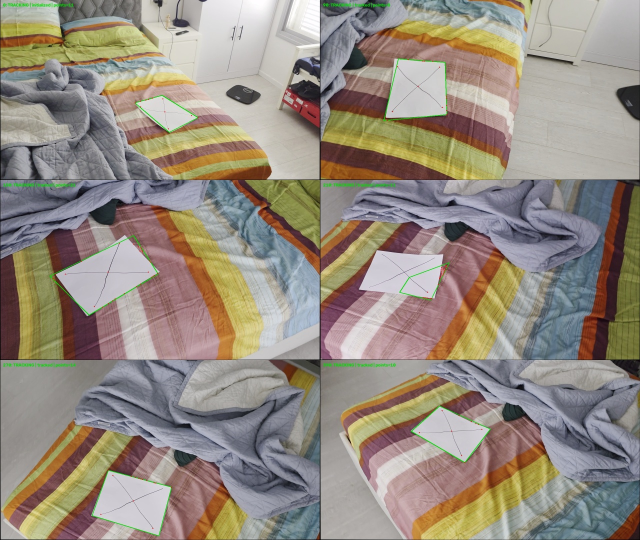
#> input picture tmp/tracking_contact.jpg, 1280 x 1080 px (shown at 1/2 size)
$ python -i slow_detector_before_pose.py   (imports and definitions only)
#> lines starting #> are read from the running program, lines starting #| are printed output that depends on the picture; after the words box and inside, x2 and y2 are one past the last pixel; in counts of white or black regions, pixels touching at a corner belong together
#> further down, picture is the input picture: shape (1080, 1280, 3); mean B, G, R 128, 139.6, 149.5
### geometry/homography.py
import cv2
import numpy as np


def order_corners(corners: np.ndarray) -> np.ndarray:
    """Return four convex vertices clockwise in image coordinates.

    Start at the smallest x+y (tie: y, then x). Unlike assigning corners with
    four separate min/max operations, this keeps four distinct points even for
    a diamond. This is an image ordering, not a physical A4 orientation label.
    """
    points = np.asarray(corners, dtype=np.float32)
    if points.size != 8 or not np.isfinite(points).all():
        raise ValueError("Expected four finite 2D corners.")
    points = points.reshape(4, 2)
    if len(np.unique(points, axis=0)) != 4:
        raise ValueError("Corners must be distinct.")
    center = points.mean(axis=0)
    angles = np.arctan2(points[:, 1] - center[1], points[:, 0] - center[0])
    points = points[np.argsort(angles)]
    if not cv2.isContourConvex(points) or abs(cv2.contourArea(points)) < 1e-3:
        raise ValueError("Corners must form a non-degenerate convex quadrilateral.")
    start = np.lexsort((points[:, 0], points[:, 1], points.sum(axis=1)))[0]
    return np.roll(points, -int(start), axis=0).copy()


# [29 lines left out: functions estimate_homography, transform_corners, not called in this run]


def rectify_pad(frame, corners, output_size=(420, 594)):
    """Warp a quadrilateral to a canonical portrait view (width, height).

    This warp assumes a candidate is the pad; it does not prove its A4 ratio.
    A symmetric X alone cannot determine a unique physical corner orientation.
    """
    if frame is None or frame.size == 0:
        raise ValueError("Cannot rectify an empty image.")
    if (len(output_size) != 2 or
            any(not isinstance(n, (int, np.integer)) or n < 2 for n in output_size)):
        raise ValueError("output_size must contain integer width and height >= 2.")
    width, height = output_size
    source = order_corners(corners)
    target = np.array([[0, 0], [width-1, 0], [width-1, height-1], [0, height-1]],
                      dtype=np.float32)
    matrix = cv2.getPerspectiveTransform(source, target)
    return cv2.warpPerspective(frame, matrix, (width, height))

### detection/x_detector.py
import cv2
import numpy as np

_MAX_LINE_FIT_POINTS = 256


def detect_x(rectified_image, *, diagnostics=None):
    """Return (valid, quality_score) for a large dark X on a light sheet.

    Normalize to a square and find two diagonal directions with Hough lines.
    Test arms relative to their measured intersection, allowing thin hand-drawn
    strokes and a moderately off-center crossing. The score is not a probability.
    If Otsu loses a lower-contrast stroke, try local Gaussian thresholding with
    the same geometry checks. Dark-sheet rejection still applies. An optional
    diagnostics dict receives measurements and both threshold attempts.
    """
    if diagnostics is not None:
        diagnostics.clear()

    def reject(reason):
        if diagnostics is not None:
            diagnostics['rejection_reason'] = reason
        return False, 0.0

    if (not isinstance(rectified_image, np.ndarray) or rectified_image.size == 0 or
            rectified_image.dtype != np.uint8 or rectified_image.ndim not in (2, 3)):
        return reject('invalid_image')
    if rectified_image.ndim == 3:
        if rectified_image.shape[2] not in (3, 4):
            return reject('unsupported_channels')
        code = cv2.COLOR_BGR2GRAY if rectified_image.shape[2] == 3 else cv2.COLOR_BGRA2GRAY
        gray = cv2.cvtColor(rectified_image, code)
    else:
        gray = rectified_image
    if min(gray.shape) < 24:
        return reject('image_too_small')

    # The marker tests below use this normalized crop, not source-frame pixels.
    # These tolerances therefore keep the same meaning as the pad changes size.
    size = 200
    gray = cv2.resize(gray, (size, size), interpolation=cv2.INTER_AREA)
    gray = cv2.GaussianBlur(gray, (3, 3), 0)
    # A thin pen stroke may occupy less than 1% of a resized crop. Estimate
    # contrast from a smaller tail; the independent line/arm checks below
    # still have to explain the foreground as a complete X.
    low, high = np.percentile(gray, [.25, 95])
    if high - low < 35:
        return reject('insufficient_contrast')
    threshold, _ = cv2.threshold(gray, 0, 255, cv2.THRESH_BINARY_INV | cv2.THRESH_OTSU)
    dark = (gray <= min(threshold, high - 25)).astype(np.uint8) * 255

    # Otsu can keep the dark stroke but erase a lighter stroke. Try local
    # Gaussian thresholding only after the same geometry checks reject Otsu.
    metrics = {}
    valid, score = _verify_mask(dark, metrics)
    method = 'otsu'
    attempts = [dict(method=method, valid=valid, quality=score, **metrics)]
    # Preserve rejection of dark sheets/inverse markers: adaptive thresholding
    # can otherwise turn the dark margins of a white X into a false dark X.
    if not valid and metrics.get('black_fraction', 0.) <= .43:
        local = cv2.adaptiveThreshold(gray, 255, cv2.ADAPTIVE_THRESH_GAUSSIAN_C,
                                      cv2.THRESH_BINARY_INV, 31, 10)
        local_metrics = {}
        local_valid, local_score = _verify_mask(local, local_metrics)
        attempts.append(dict(method='adaptive_gaussian', valid=local_valid,
                             quality=local_score, **local_metrics))
        if local_valid or local_score > score:
            valid, score, metrics = local_valid, local_score, local_metrics
            method = 'adaptive_gaussian'
    if diagnostics is not None:
        diagnostics.update(metrics, threshold_method=method, attempts=attempts)
    return valid, score


def _verify_mask(dark, diagnostics):
    """Apply identical X geometry/arm tests to either binary foreground mask."""
    size = dark.shape[0]

    def reject(reason):
        diagnostics['rejection_reason'] = reason
        return False, 0.0

    # Ignore the paper boundary; only the interior should contain the marker.
    border = 16
    region = np.zeros_like(dark, dtype=bool)
    region[border:-border, border:-border] = True
    dark[~region] = 0
    foreground = dark > 0
    black_fraction = float(foreground[region].mean())
    if diagnostics is not None:
        diagnostics['black_fraction'] = black_fraction
    if not 0.012 <= black_fraction <= 0.43:
        return reject('foreground_fraction_out_of_range')

    edges = cv2.Canny(dark, 50, 150)
    lines = cv2.HoughLinesP(edges, 1, np.pi/180, threshold=20,
                            minLineLength=50, maxLineGap=18)
    diagonal_lines = [[], []]
    if lines is not None:
        for x1, y1, x2, y2 in lines.reshape(-1, 4):
            dx, dy = float(x2-x1), float(y2-y1)
            if abs(dx) < 1 or not 0.60 <= abs(dy/dx) <= 1.67:
                continue
            length = float(np.hypot(dx, dy))
            sign = 0 if dx*dy > 0 else 1
            origin = np.array([x1, y1], dtype=np.float64)
            direction = np.array([dx, dy], dtype=np.float64) / length
            diagonal_lines[sign].append((length, origin, direction))
    for group in diagonal_lines:
        group.sort(key=lambda line: line[0], reverse=True)
        del group[6:]  # Bound the pair search for cluttered candidates.
    if diagnostics is not None:
        diagnostics['diagonal_line_counts'] = [len(group) for group in diagonal_lines]
    if not all(diagonal_lines):
        return reject('missing_diagonal_direction')

    distance_to_dark = cv2.distanceTransform(255-dark, cv2.DIST_L2, 3)
    ys, xs = np.nonzero(foreground)
    dark_points = np.column_stack((xs, ys))
    # Hough often sees one straight section/edge of a hand-drawn stroke. Fit
    # its centerline from nearby ink so that a slightly curved arm is not
    # judged against the extension of just its opposite arm's edge.
    for group in diagonal_lines:
        for index, (length, origin, direction) in enumerate(group):
            relative = dark_points-origin
            near = np.abs(relative[:,0]*direction[1]-relative[:,1]*direction[0]) <= 18
            support = dark_points[near].astype(np.float32)
            if len(support) < 8:
                continue
            # Uniformly cover the full stroke while bounding robust-fit cost.
            # All foreground pixels still participate in the acceptance tests.
            if len(support) > _MAX_LINE_FIT_POINTS:
                indices = np.linspace(0, len(support)-1, _MAX_LINE_FIT_POINTS).astype(int)
                support = support[indices]
            vx, vy, x0, y0 = cv2.fitLine(support, cv2.DIST_HUBER, 0, .01, .01).ravel()
            fitted_direction = np.array([vx, vy], dtype=np.float64)
            if np.any(np.abs(fitted_direction) < 1e-6) or abs(np.dot(fitted_direction, direction)) < .9:
                continue
            if np.dot(fitted_direction, direction) < 0:
                fitted_direction *= -1
            group[index] = (length, np.array([x0,y0], dtype=np.float64), fitted_direction)
    return _score_line_pairs(diagonal_lines, dark_points, distance_to_dark, border, diagnostics)


def _score_line_pairs(groups, dark_points, distance_to_dark, border, diagnostics):
    """Evaluate the same bounded line pairs in arrays, retaining every gate.

    Pair order matches the original nested loop, including first-wins ties.
    Ink-to-line distances are computed once per line instead of once per pair.
    """
    size = distance_to_dark.shape[0]
    lengths, origins, directions, ink_distances = [], [], [], []
    for group in groups:
        lengths.append(np.array([line[0] for line in group]))
        origins.append(np.stack([line[1] for line in group]))
        directions.append(np.stack([line[2] for line in group]))
        relative = dark_points[None, :, :]-origins[-1][:, None, :]
        ink_distances.append(np.abs(relative[:, :, 0]*directions[-1][:, None, 1]
                                    - relative[:, :, 1]*directions[-1][:, None, 0]))
    a = np.repeat(np.arange(len(groups[0])), len(groups[1]))
    b = np.tile(np.arange(len(groups[1])), len(groups[0]))
    matrices = np.stack((directions[0][a], -directions[1][b]), axis=2)
    keep = np.abs(np.linalg.det(matrices)) >= .2
    a, b, matrices = a[keep], b[keep], matrices[keep]
    parameters = np.linalg.solve(matrices, (origins[1][b]-origins[0][a])[..., None])[..., 0]
    crossings = origins[0][a]+parameters[:, :1]*directions[0][a]
    keep = ((crossings >= .30*size) & (crossings <= .70*size)).all(axis=1)
    a, b, crossings = a[keep], b[keep], crossings[keep]
    if not len(a):
        diagnostics['rejection_reason'] = 'intersection_outside_center'
        return False, 0.0
    explained = (np.minimum(ink_distances[0][a], ink_distances[1][b]) <= 14).mean(axis=1)

    # Four rays per pair, each with the original 30 samples along the arm.
    rays = np.stack((directions[0][a], -directions[0][a],
                     directions[1][b], -directions[1][b]), axis=1)
    edges = np.where(rays > 0, size-1-border, border)
    reach = ((edges-crossings[:, None, :])/rays).min(axis=2)
    samples = (crossings[:, None, None, :]
               + np.linspace(.12, .82, 30)[None, None, :, None]
               * reach[:, :, None, None]*rays[:, :, None, :])
    samples = np.clip(np.round(samples).astype(int), 0, size-1)
    arms = (distance_to_dark[samples[..., 1], samples[..., 0]] <= 10).mean(axis=2)
    xy = np.round(crossings).astype(int)
    crossing_distance = distance_to_dark[xy[:, 1], xy[:, 0]]
    centrality = np.maximum(0., 1-np.linalg.norm(crossings-99.5, axis=1)/60)
    strength = np.minimum(1., np.minimum(lengths[0][a], lengths[1][b])/185)
    scores = .25*strength + .35*arms.min(axis=1) + .25*explained + .15*centrality
    valid = (arms.min(axis=1) >= .70) & (explained >= .75) & (crossing_distance <= 4)
    # Every valid candidate outranks every invalid one; scores are within [0,1].
    best = int(np.argmax(scores + 2*valid))
    reason = None
    if arms[best].min() < .70:
        reason = 'missing_or_short_arm'
    elif explained[best] < .75:
        reason = 'foreground_not_concentrated_on_lines'
    elif crossing_distance[best] > 4:
        reason = 'no_dark_intersection'
    diagnostics.update(intersection_normalized=(crossings[best]/(size-1)).tolist(),
                       arm_support=arms[best].tolist(), explained_foreground=float(explained[best]),
                       crossing_distance_px=float(crossing_distance[best]), rejection_reason=reason)
    return bool(valid[best]), min(1. if valid[best] else .49, float(scores[best]))

### tmp/slow_detector_before_pose.py
from dataclasses import dataclass
import cv2
import numpy as np

from detection.x_detector import detect_x
from geometry.homography import order_corners, rectify_pad


@dataclass
class DetectionOutput:
    valid: bool
    corners: np.ndarray | None
    confidence: float


class SlowDetector:
    def __init__(self, *, max_width=1280, min_area_ratio=0.0005,
                 min_area_px=180, max_candidates=100):
        if max_width < 100 or not 0 < min_area_ratio < 1 or min_area_px <= 0 or max_candidates < 1:
            raise ValueError("Invalid detector size, area or candidate limits.")
        self.max_width = int(max_width)
        self.min_area_ratio = min_area_ratio
        self.min_area_px = min_area_px
        self.max_candidates = int(max_candidates)
        self.debug_images = {}
        self.candidate_diagnostics = []
        self.last_candidate_count = 0

    def detect(self, frame, *, debug=False) -> DetectionOutput:
        """Find one visible light sheet containing a large dark X.

        Corners are float32 (4, 2), clockwise, in the supplied frame's pixels.
        If input is undistorted, output is in undistorted coordinates too.
        Detection alone cannot prove paper dimensions or physical orientation.
        debug_images is refreshed per call and is intended for a single worker.
        """
#> called with debug = False
        self.debug_images = {}
        self.candidate_diagnostics = []
        self.last_candidate_count = 0
        invalid = DetectionOutput(False, None, 0.0)
        if (not isinstance(frame, np.ndarray) or frame.size == 0 or
                frame.dtype != np.uint8 or frame.ndim not in (2, 3)):
            return invalid
        if frame.ndim == 3 and frame.shape[2] not in (3, 4):
            return invalid
        height, width = frame.shape[:2]
#> height = 1080; width = 1280
        if min(height, width) < 24:
            return invalid
        scale = min(1., self.max_width/width)
#> scale = 1
        work = cv2.resize(frame, (round(width*scale), max(1, round(height*scale)))) if scale < 1 else frame
        if work.ndim == 3:
            code = cv2.COLOR_BGR2GRAY if work.shape[2] == 3 else cv2.COLOR_BGRA2GRAY
#> code = 6
            gray = cv2.cvtColor(work, code)
        else:
            gray = work
        blurred = cv2.GaussianBlur(gray, (5, 5), 0)
        edges = cv2.Canny(blurred, 40, 120)
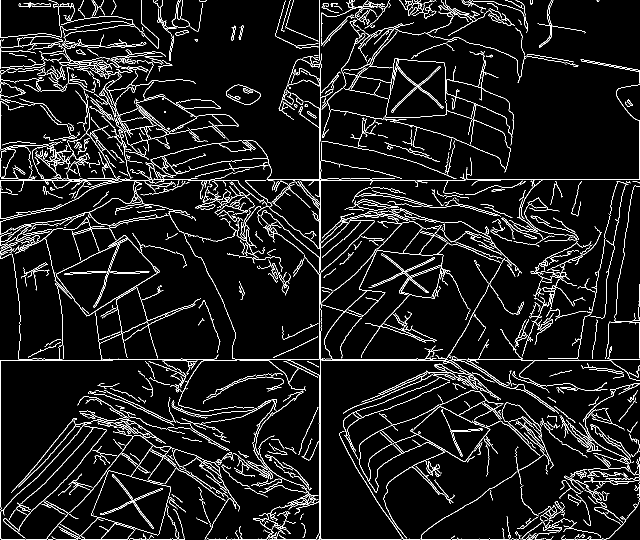
#> edges: shape (1080, 1280) (shown at 1/2 size); 6.8% white in thin lines or dots
        edges = cv2.morphologyEx(edges, cv2.MORPH_CLOSE, np.ones((3, 3), np.uint8))
#> edges: shape (1080, 1280); 9.4% white; 95 white regions (7 under 20 px), largest, box (x1, y1, x2, y2) and area: (0, 0, 1280, 1080) 116332, (704, 374, 1002, 433) 1091, (200, 949, 326, 1058) 1043
        # A complementary region mask helps when the paper has a weak edge.
        _, paper = cv2.threshold(blurred, 0, 255, cv2.THRESH_BINARY | cv2.THRESH_OTSU)
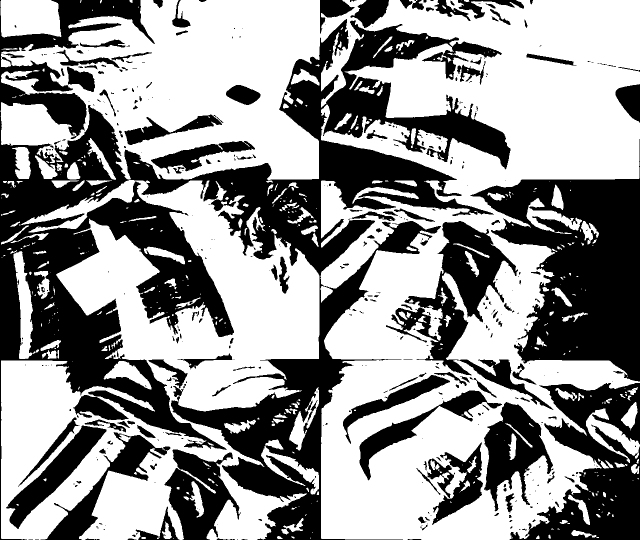
#> paper: shape (1080, 1280) (shown at 1/2 size); 58.3% white; 420 black regions (258 under 20 px), largest, box (x1, y1, x2, y2) and area: (0, 0, 1021, 1080) 309527, (941, 278, 1280, 763) 80123, (1019, 766, 1280, 1080) 40437
        if debug:
            self.debug_images.update(gray=gray, edges=edges, paper_mask=paper)

        masks = [edges, paper]
        if work.ndim == 3:
            # Near-neutral paper can merge with equally bright colored fabric
            # in grayscale. This is an additional cue, not a required color:
            # shaded/tinted paper still has the edge and intensity routes.
            hsv = cv2.cvtColor(work[:, :, :3], cv2.COLOR_BGR2HSV)
#> hsv: shape (1080, 1280, 3); mean H, S, V 68.4, 59, 155.5
            neutral = ((hsv[:, :, 1] < 10) & (hsv[:, :, 2] > 100)).astype(np.uint8) * 255
#> neutral: shape (1080, 1280); 13% white; 1498 white regions (1194 under 20 px), largest, box (x1, y1, x2, y2) and area: (390, 0, 640, 167) 29979, (378, 415, 639, 719) 12954, (1164, 0, 1280, 140) 12258
            neutral = cv2.morphologyEx(neutral, cv2.MORPH_CLOSE, np.ones((3, 3), np.uint8))
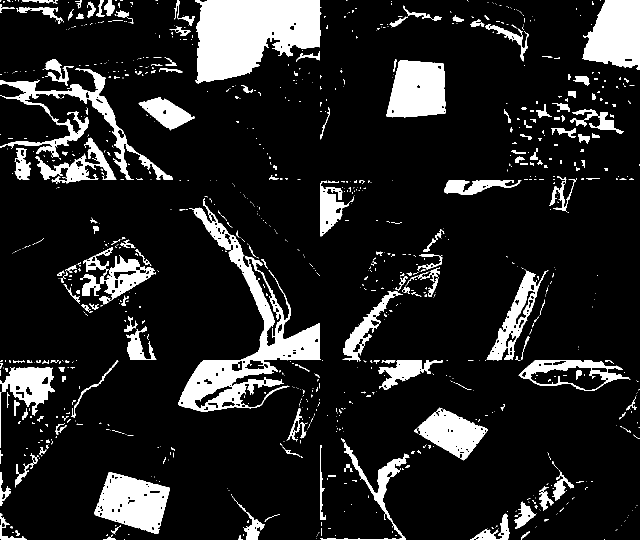
#> neutral: shape (1080, 1280) (shown at 1/2 size); 13.8% white; 1006 white regions (761 under 20 px)
            masks.append(neutral)
            if debug:
                self.debug_images['neutral_paper_mask'] = neutral

        minimum = max(self.min_area_px, gray.size*self.min_area_ratio)
#> minimum = 691.2
        contours = []
        for mask in masks:
            found, _ = cv2.findContours(mask, cv2.RETR_LIST, cv2.CHAIN_APPROX_SIMPLE)
            contours.extend(found)
#> this loop made 3 passes
#> after the loop, contours = 3105 contours, 1732 with area under 20; largest, box (x1, y1, x2, y2) and area: (0, 0, 1280, 1080) 985126, (1, 0, 1280, 1080) 615133, (2, 360, 639, 1080) 230708, (1, 718, 614, 1079) 91788, (641, 358, 1182, 721) 71715
        contours.sort(key=cv2.contourArea, reverse=True)
        candidates = []
        for contour in contours:
            area = cv2.contourArea(contour)
            if not minimum <= area <= 0.97*gray.size:
                continue
            perimeter = cv2.arcLength(contour, True)
            for epsilon in (0.02, 0.035):
                polygon = cv2.approxPolyDP(contour, epsilon*perimeter, True)
                if len(polygon) != 4 or not cv2.isContourConvex(polygon):
                    continue
                corners = order_corners(polygon)
                if np.linalg.norm(corners-np.roll(corners, 1, axis=0), axis=1).min() < 12:
                    continue
                # Reject clipped borders: we need four observed paper corners.
                if (corners[:, 0].min() < 2 or corners[:, 1].min() < 2 or
                        corners[:, 0].max() > gray.shape[1]-3 or corners[:, 1].max() > gray.shape[0]-3):
                    continue
                if any(min(np.linalg.norm(corners-np.roll(old, shift, axis=0), axis=1).mean()
                           for shift in range(4)) < 4 for old in candidates):
                    continue
                candidates.append(corners)
                break
            if len(candidates) >= self.max_candidates:
                break
#> this loop made 3105 passes
#> (area, perimeter) on passes 2 to 4: (615133, 18508.7), (230708.5, 11498.9), (91787.5, 6297.4)
#> after the loop, candidates = 44 items

        self.last_candidate_count = len(candidates)
#> self.last_candidate_count = 44
        best = invalid
        scale_xy = np.array([width/gray.shape[1], height/gray.shape[0]], dtype=np.float32)
#> scale_xy = [1, 1]
        for index, corners in enumerate(candidates):
            original_corners = corners * scale_xy
            rectified = rectify_pad(frame, original_corners, output_size=(280, 396))
            details = {} if debug else None
            valid, confidence = detect_x(rectified, diagnostics=details)
            if debug:
                self.debug_images[f'candidate_{index:03d}'] = rectified
                self.candidate_diagnostics.append(dict(candidate=index, valid=valid,
                    confidence=confidence, corners=original_corners.tolist(), x_check=details))
            if valid and confidence > best.confidence:
                best = DetectionOutput(True, original_corners.copy(), confidence)
                if debug:
                    self.debug_images['rectified'] = rectified
#> this loop made 44 passes
#> corners on passes 17 to 28: [[247, 681], [296, 651], [315, 718], [255, 718]], [[803, 446], [843, 454], [805, 506], [756, 499]], [[713, 825], [878, 754], [896, 761], [726, 834]], [[641, 516], [722, 441], [747, 442], [641, 539]], [[573, 173], [605, 160], [638, 172], [641, 215]], [[1240, 363], [1251, 370], [1223, 488], [1209, 467]], [[199, 687], [243, 668], [254, 717], [205, 718]], [[451, 185], [481, 169], [521, 192], [492, 210]], [[133, 134], [183, 147], [188, 182], [136, 169]], [[326, 916], [351, 934], [329, 967], [297, 959]], [[732, 130], [786, 135], [781, 165], [719, 149]], [[183, 458], [218, 456], [232, 482], [199, 503]]
#> (source in rectify_pad, low in detect_x, high in detect_x, threshold in detect_x) on passes 1, 2, 3, 4, 7: ([[218, 941], [341, 975], [316, 1069], [186, 1031]], 151, 212, 190), ([[164, 850], [212, 858], [19, 1044], [15, 1009]], 62, 157, 103), ([[800, 121], [886, 127], [890, 226], [773, 232]], 154, 210, 188), ([[171, 845], [263, 871], [140, 1024], [90, 1000]], 61, 182, 121), ([[187, 855], [211, 860], [110, 980], [41, 1014]], 59, 111, 89)
#> pass 1, in detect, `rectified = rectify_pad(frame, original_corners, output_size=(280, 396))`:
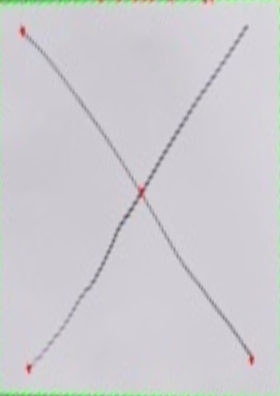
#> rectified: shape (396, 280, 3); mean B, G, R 208.6, 203.9, 205.2
#> pass 1, in detect_x, `gray = cv2.cvtColor(rectified_image, code)`:
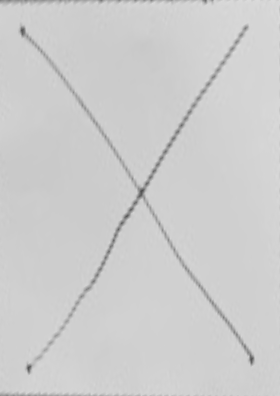
#> gray: shape (396, 280); min 80, max 219, mean 205
#> pass 1, in detect_x, `gray = cv2.resize(gray, (size, size), interpolation=cv2.INTER_AREA)`:
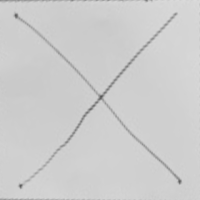
#> gray: shape (200, 200); min 86, max 219, mean 205
#> after the loop:
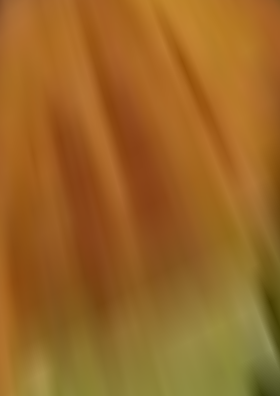
#> rectified: shape (396, 280, 3); mean B, G, R 37.8, 102.1, 153.9
        return best

>>> import cv2
>>> picture = cv2.imread('tracking_contact.jpg')
>>> result = SlowDetector().detect(picture)
